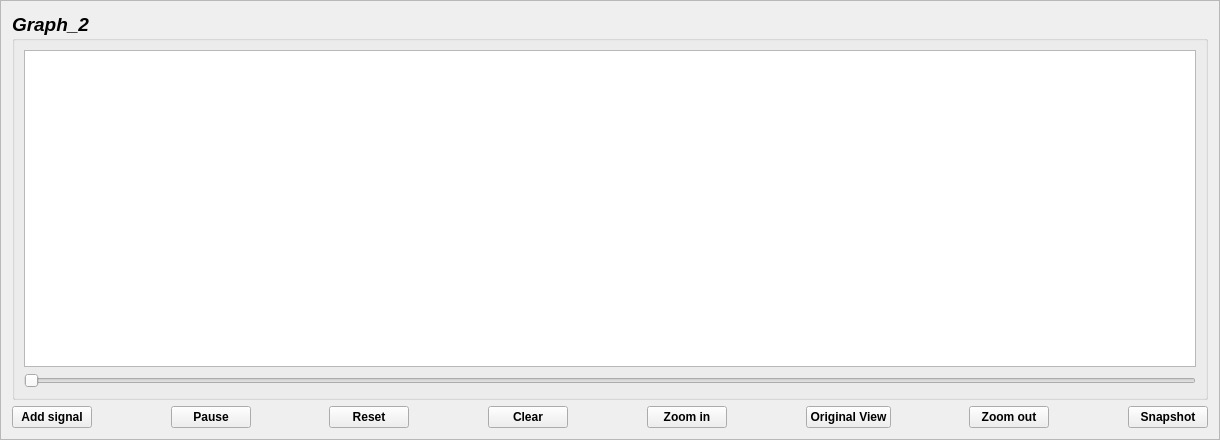
          <widget class="QFrame" name="frame_14">
           <property name="minimumSize">
            <size>
             <width>1220</width>
             <height>440</height>
            </size>
           </property>
           <property name="frameShape">
            <enum>QFrame::StyledPanel</enum>
           </property>
           <property name="frameShadow">
            <enum>QFrame::Raised</enum>
           </property>
           <layout class="QVBoxLayout" name="verticalLayout_21">
            <item>
             <widget class="QGroupBox" name="groupBox_8">
              <property name="font">
               <font>
                <pointsize>14</pointsize>
                <weight>75</weight>
                <italic>true</italic>
                <bold>true</bold>
               </font>
              </property>
              <property name="title">
               <string>Graph_2</string>
              </property>
              <layout class="QVBoxLayout" name="verticalLayout_22">
               <item>
                <widget class="PlotWidget" name="graphicsView2"/>
               </item>
               <item>
                <widget class="QSlider" name="horizontalSlider2">
                 <property name="orientation">
                  <enum>Qt::Horizontal</enum>
                 </property>
                </widget>
               </item>
              </layout>
             </widget>
            </item>
            <item>
             <layout class="QHBoxLayout" name="horizontalLayout_48">
              <item>
               <widget class="QPushButton" name="addSignalBtn2">
                <property name="font">
                 <font>
                  <pointsize>9</pointsize>
                  <weight>75</weight>
                  <bold>true</bold>
                 </font>
                </property>
                <property name="text">
                 <string>Add signal</string>
                </property>
                <property name="icon">
                 <iconset>
                  <normaloff>icons/plus.png</normaloff>icons/plus.png</iconset>
                </property>
               </widget>
              </item>
              <item>
               <spacer name="horizontalSpacer_33">
                <property name="orientation">
                 <enum>Qt::Horizontal</enum>
                </property>
                <property name="sizeHint" stdset="0">
                 <size>
                  <width>18</width>
                  <height>20</height>
                 </size>
                </property>
               </spacer>
              </item>
              <item>
               <widget class="QPushButton" name="pausePlayBtn2">
                <property name="font">
                 <font>
                  <pointsize>9</pointsize>
                  <weight>75</weight>
                  <bold>true</bold>
                 </font>
                </property>
                <property name="toolTip">
                 <string>&lt;html&gt;&lt;head/&gt;&lt;body&gt;&lt;p&gt;stop&lt;/p&gt;&lt;/body&gt;&lt;/html&gt;</string>
                </property>
                <property name="text">
                 <string>Pause</string>
                </property>
                <property name="icon">
                 <iconset>
                  <normaloff>icons/pause (1).png</normaloff>icons/pause (1).png</iconset>
                </property>
               </widget>
              </item>
              <item>
               <spacer name="horizontalSpacer_34">
                <property name="orientation">
                 <enum>Qt::Horizontal</enum>
                </property>
                <property name="sizeHint" stdset="0">
                 <size>
                  <width>18</width>
                  <height>20</height>
                 </size>
                </property>
               </spacer>
              </item>
              <item>
               <widget class="QPushButton" name="resetBtn2">
                <property name="font">
                 <font>
                  <pointsize>9</pointsize>
                  <weight>75</weight>
                  <bold>true</bold>
                 </font>
                </property>
                <property name="toolTip">
                 <string>&lt;html&gt;&lt;head/&gt;&lt;body&gt;&lt;p&gt;Reset&lt;/p&gt;&lt;/body&gt;&lt;/html&gt;</string>
                </property>
                <property name="text">
                 <string>Reset</string>
                </property>
                <property name="icon">
                 <iconset>
                  <normaloff>icons/undo-arrow.png</normaloff>icons/undo-arrow.png</iconset>
                </property>
               </widget>
              </item>
              <item>
               <spacer name="horizontalSpacer_35">
                <property name="orientation">
                 <enum>Qt::Horizontal</enum>
                </property>
                <property name="sizeHint" stdset="0">
                 <size>
                  <width>18</width>
                  <height>20</height>
                 </size>
                </property>
               </spacer>
              </item>
              <item>
               <widget class="QPushButton" name="clearBtn2">
                <property name="font">
                 <font>
                  <pointsize>9</pointsize>
                  <weight>75</weight>
                  <bold>true</bold>
                 </font>
                </property>
                <property name="toolTip">
                 <string>&lt;html&gt;&lt;head/&gt;&lt;body&gt;&lt;p&gt;Clear the graph&lt;/p&gt;&lt;/body&gt;&lt;/html&gt;</string>
                </property>
                <property name="text">
                 <string>Clear</string>
                </property>
                <property name="icon">
                 <iconset>
                  <normaloff>icons/clean.png</normaloff>icons/clean.png</iconset>
                </property>
               </widget>
              </item>
              <item>
               <spacer name="horizontalSpacer_36">
                <property name="orientation">
                 <enum>Qt::Horizontal</enum>
                </property>
                <property name="sizeHint" stdset="0">
                 <size>
                  <width>18</width>
                  <height>20</height>
                 </size>
                </property>
               </spacer>
              </item>
              <item>
               <widget class="QPushButton" name="zoomInBtn2">
                <property name="font">
                 <font>
                  <pointsize>9</pointsize>
                  <weight>75</weight>
                  <bold>true</bold>
                 </font>
                </property>
                <property name="toolTip">
                 <string>&lt;html&gt;&lt;head/&gt;&lt;body&gt;&lt;p&gt;Zoom in&lt;/p&gt;&lt;/body&gt;&lt;/html&gt;</string>
                </property>
                <property name="text">
                 <string>Zoom in</string>
                </property>
                <property name="icon">
                 <iconset>
                  <normaloff>icons/zoom-in.png</normaloff>icons/zoom-in.png</iconset>
                </property>
               </widget>
              </item>
              <item>
               <spacer name="horizontalSpacer_37">
                <property name="orientation">
                 <enum>Qt::Horizontal</enum>
                </property>
                <property name="sizeHint" stdset="0">
                 <size>
                  <width>18</width>
                  <height>20</height>
                 </size>
                </property>
               </spacer>
              </item>
              <item>
               <widget class="QPushButton" name="originalViewBtn2">
                <property name="font">
                 <font>
                  <pointsize>9</pointsize>
                  <weight>75</weight>
                  <bold>true</bold>
                 </font>
                </property>
                <property name="toolTip">
                 <string>&lt;html&gt;&lt;head/&gt;&lt;body&gt;&lt;p&gt;Return to the first view &lt;/p&gt;&lt;/body&gt;&lt;/html&gt;</string>
                </property>
                <property name="text">
                 <string>Original View</string>
                </property>
                <property name="icon">
                 <iconset>
                  <normaloff>icons/outline_ssid_chart_black_24dp.png</normaloff>icons/outline_ssid_chart_black_24dp.png</iconset>
                </property>
               </widget>
              </item>
              <item>
               <spacer name="horizontalSpacer_64">
                <property name="orientation">
                 <enum>Qt::Horizontal</enum>
                </property>
                <property name="sizeHint" stdset="0">
                 <size>
                  <width>40</width>
                  <height>20</height>
                 </size>
                </property>
               </spacer>
              </item>
              <item>
               <widget class="QPushButton" name="zoomOutBtn2">
                <property name="enabled">
                 <bool>true</bool>
                </property>
                <property name="sizePolicy">
                 <sizepolicy hsizetype="Minimum" vsizetype="Fixed">
                  <horstretch>0</horstretch>
                  <verstretch>0</verstretch>
                 </sizepolicy>
                </property>
                <property name="font">
                 <font>
                  <pointsize>9</pointsize>
                  <weight>75</weight>
                  <bold>true</bold>
                 </font>
                </property>
                <property name="toolTip">
                 <string>&lt;html&gt;&lt;head/&gt;&lt;body&gt;&lt;p&gt;Zoom out&lt;/p&gt;&lt;/body&gt;&lt;/html&gt;</string>
                </property>
                <property name="text">
                 <string>Zoom out</string>
                </property>
                <property name="icon">
                 <iconset>
                  <normaloff>icons/zoom-out.png</normaloff>icons/zoom-out.png</iconset>
                </property>
               </widget>
              </item>
              <item>
               <spacer name="horizontalSpacer_38">
                <property name="orientation">
                 <enum>Qt::Horizontal</enum>
                </property>
                <property name="sizeHint" stdset="0">
                 <size>
                  <width>18</width>
                  <height>20</height>
                 </size>
                </property>
               </spacer>
              </item>
              <item>
               <widget class="QPushButton" name="snapshotBtn2">
                <property name="font">
                 <font>
                  <pointsize>9</pointsize>
                  <weight>75</weight>
                  <bold>true</bold>
                 </font>
                </property>
                <property name="toolTip">
                 <string>&lt;html&gt;&lt;head/&gt;&lt;body&gt;&lt;p&gt;Snapshot&lt;/p&gt;&lt;/body&gt;&lt;/html&gt;</string>
                </property>
                <property name="statusTip">
                 <string comment="snap" extracomment="snap"/>
                </property>
                <property name="whatsThis">
                 <string comment="snap" extracomment="snap">&lt;html&gt;&lt;head/&gt;&lt;body&gt;&lt;p&gt;snap icon&lt;/p&gt;&lt;p&gt;&lt;br/&gt;&lt;/p&gt;&lt;p&gt;&lt;br/&gt;&lt;/p&gt;&lt;/body&gt;&lt;/html&gt;</string>
                </property>
                <property name="autoFillBackground">
                 <bool>false</bool>
                </property>
                <property name="text">
                 <string comment="snap" extracomment="snap">Snapshot</string>
                </property>
                <property name="icon">
                 <iconset>
                  <normaloff>icons/screenshot (1).png</normaloff>icons/screenshot (1).png</iconset>
                </property>
                <property name="iconSize">
                 <size>
                  <width>22</width>
                  <height>22</height>
                 </size>
                </property>
                <property name="checkable">
                 <bool>false</bool>
                </property>
                <property name="checked">
                 <bool>false</bool>
                </property>
               </widget>
              </item>
             </layout>
            </item>
           </layout>
          </widget>
